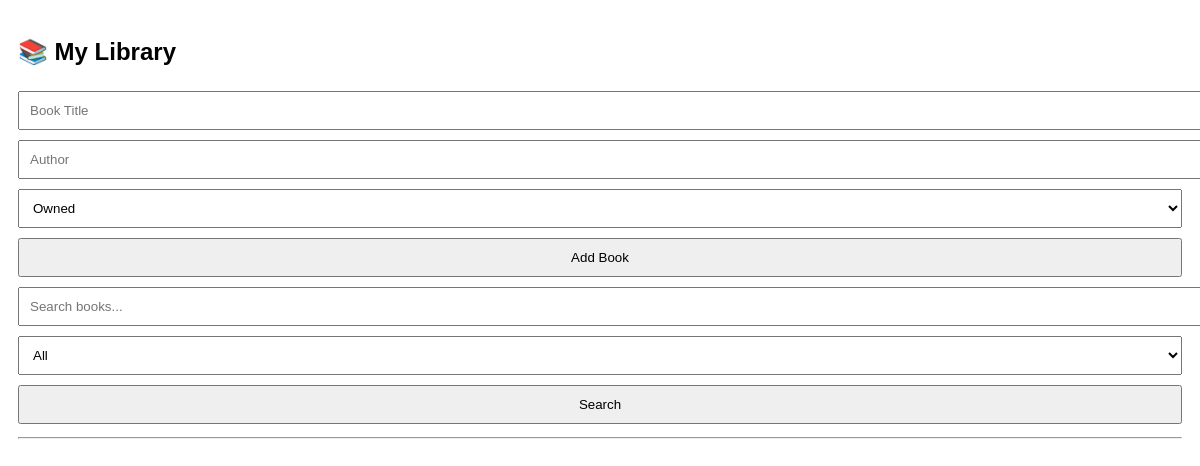
Before: / with the older database file.
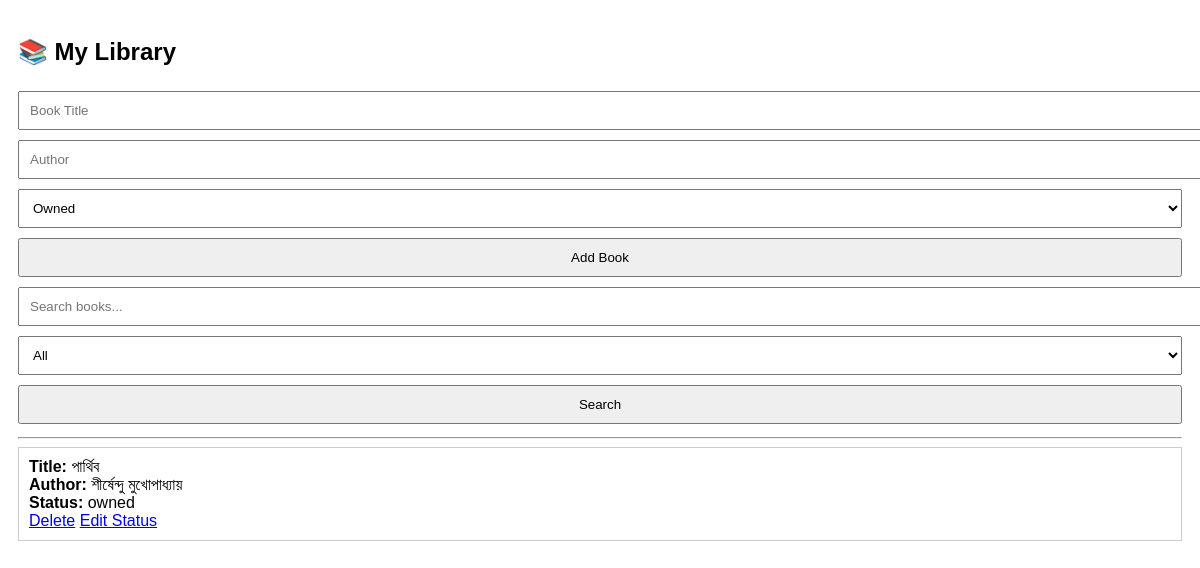
After: the same page with the newer database file.
### tables this page shows
CREATE TABLE books (
            id INTEGER PRIMARY KEY AUTOINCREMENT,
            title TEXT,
            author TEXT,
            status TEXT
        );

### app.py (the view, shortened to what this page needs)
@app.route("/", methods=["GET", "POST"])
@app.route("/", methods=["GET", "POST"])
def index():
    conn = sqlite3.connect("library.db")
    c = conn.cursor()
    search = request.args.get("search", "")
    status = request.args.get("status", "")
    query = "SELECT * FROM books WHERE 1=1"
    params = []
    if search:
        query += " AND (title LIKE ? OR author LIKE ?)"
        params.extend([f"%{search}%", f"%{search}%"])
    if status:
        query += " AND status = ?"
        params.append(status)
    c.execute(query, params)
    books = c.fetchall()
    conn.close()
    return render_template("index.html", books=books, search=search, status=status)

### templates/index.html (shortened to what this page needs)
<!DOCTYPE html>
<html>
<head>
</head>
<body>
<h2>📚 My Library</h2>
<form method="POST">
    <input name="title" placeholder="Book Title" required>
    <input name="author" placeholder="Author" required>
    <select name="status">
        <option value="owned">Owned</option>
    </select>
    <button type="submit">Add Book</button>
</form>
<form method="GET">
    <input name="search" placeholder="Search books..." value="{{ search or '' }}">
    <select name="status">
        <option value="">All</option>
    </select>
    <button type="submit">Search</button>
</form>
<hr>
{% for book in books %}
<div class="book">
    <b>Title:</b> {{ book[1] }}<br>
    <b>Author:</b> {{ book[2] }}<br>
    <b>Status:</b> {{ book[3] }}<br>
    <a href="/delete/{{ book[0] }}">Delete</a>
    <a href="/edit/{{ book[0] }}">Edit Status</a>
</div>
{% endfor %}
</body>
</html>

### templates/index.html (style rules this page uses)
body { font-family: Arial; padding: 10px; }
input, select, button { width: 100%; padding: 10px; margin: 5px 0; }
.book { border: 1px solid #ccc; padding: 10px; margin: 5px 0; }

Changed rows visible on the page:
added books: title "পার্থিব", author "শীর্ষেন্দু মুখোপাধ্যায়", status "owned"
